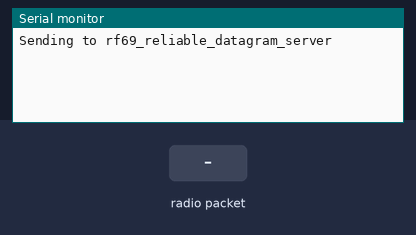
The program below on a simulated ESP32. Parts: the last lines printed to the serial monitor. Inputs (shaded band) come from the test bench. No radio packets arrive unless stated.

Above: at 1.2 s.
1.3 s: radio packet "1" arrives
At 2.5 s:
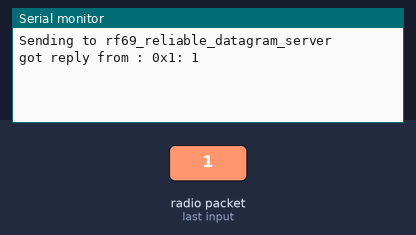
2.8 s: radio packet "0" arrives
At 4.1 s:
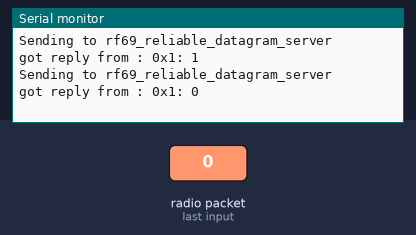
4.3 s: radio packet "2" arrives
At 5.8 s:
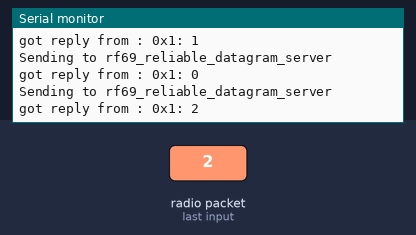

Measured:
- after the input at 1.3 s, the serial monitor: prints a new line at once (image 1)
- after the input at 2.8 s, the serial monitor: prints a new line after 0.61 s (image 2)
- after the input at 4.3 s, the serial monitor: prints a new line after 1.2 s (image 3)

The program:

main.cpp
```cpp
// rf69_reliable_datagram_client.pde
// -*- mode: C++ -*-
// Example sketch showing how to create a simple addressed, reliable messaging client
// with the RHReliableDatagram class, using the RH_RF69 driver to control a RF69 radio.
// It is designed to work with the other example rf69_reliable_datagram_server
// Tested on Moteino with RFM69 http://lowpowerlab.com/moteino/
// Tested on miniWireless with RFM69 www.anarduino.com/miniwireless
// Tested on Teensy 3.1 with RF69 on PJRC breakout board

#include <RHReliableDatagram.h>
#include <RH_RF69.h>
#include <SPI.h>

#define CLIENT_ADDRESS 1
#define SERVER_ADDRESS 2

/**
 * @brief
 *
 * Signal   NODEMCU32-S-pin
 * NSS      GPIO5
 * DIO0     GPIO4
 * MISO     GPIO19
 * MOSI     GPIO23
 * SCK      GPIO18
 * 3V3		3V3
 * GND		GND
 */

// Singleton instance of the radio driver
RH_RF69 driver(5, 4);
// RH_RF69 driver(15, 16); // For RF69 on PJRC breakout board with Teensy 3.1
// RH_RF69 driver(4, 2); // For MoteinoMEGA https://lowpowerlab.com/shop/moteinomega
// RH_RF69 driver(8, 7); // Adafruit Feather 32u4

// Class to manage message delivery and receipt, using the driver declared above
RHReliableDatagram manager(driver, CLIENT_ADDRESS);
uint8_t data[] = "Hello World!";
// Dont put this on the stack:
uint8_t buf[RH_RF69_MAX_MESSAGE_LEN];

void setup()
{
	Serial.begin(115200);
	while (!Serial)
		;
	if (!manager.init())
	{
		Serial.println("init failed");
		while (true)
			;
	}
	// Defaults after init are 434.0MHz, modulation GFSK_Rb250Fd250, +13dbM (for low power module)

	// If you are using a high power RF69 eg RFM69HW, you *must* set a Tx power with the
	// ishighpowermodule flag set like this:
	driver.setFrequency(868.0);
	driver.setTxPower(0, true);
}


void loop()
{
	Serial.println("Sending to rf69_reliable_datagram_server");

	// Send a message to manager_server
	if (manager.sendtoWait(data, sizeof(data), SERVER_ADDRESS))
	{
		// Now wait for a reply from the server
		uint8_t len = sizeof(buf);
		uint8_t from;
		if (manager.recvfromAckTimeout(buf, &len, 2000, &from))
		{
			Serial.print("got reply from : 0x");
			Serial.print(from, HEX);
			Serial.print(": ");
			Serial.println((char *)buf);
		}
		else
		{
			Serial.println("No reply, is rf69_reliable_datagram_server running?");
		}
	}
	else
		Serial.println("sendtoWait failed");
	delay(2000);
}
```
